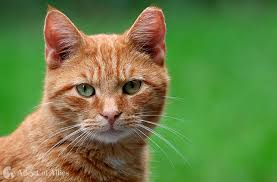
#> input picture images.jfif, 277 x 182 px
$ python 10.sub_image.py
#> lines starting #> are read from the running program, lines starting #| are printed output that depends on the picture
import cv2
img1=cv2.imread("images.jfif")
#> img1 is the input picture: shape (182, 277, 3); mean B, G, R 69.2, 129.5, 105.6
img2=cv2.imread("download.jpg")
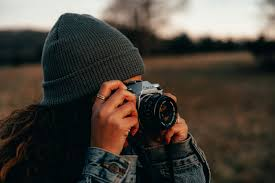
#> input picture download.jpg, 275 x 183 px
#> img2 is the input picture: shape (183, 275, 3); mean B, G, R 58.9, 66.6, 72.7
img2=cv2.resize(img2,(img1.shape[1],img1.shape[0]))
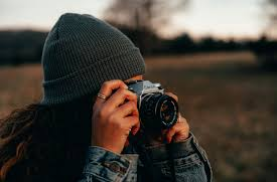
#> img2: shape (182, 277, 3); mean B, G, R 58.8, 66.5, 72.6
Subtract_image=cv2.subtract(img1,img2)
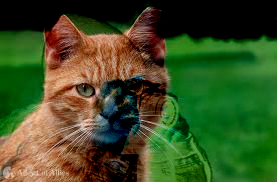
#> Subtract_image: shape (182, 277, 3); mean B, G, R 35.3, 79.6, 60.5
cv2.imshow("Subtracted Image",Subtract_image)
cv2.waitKey(0)
